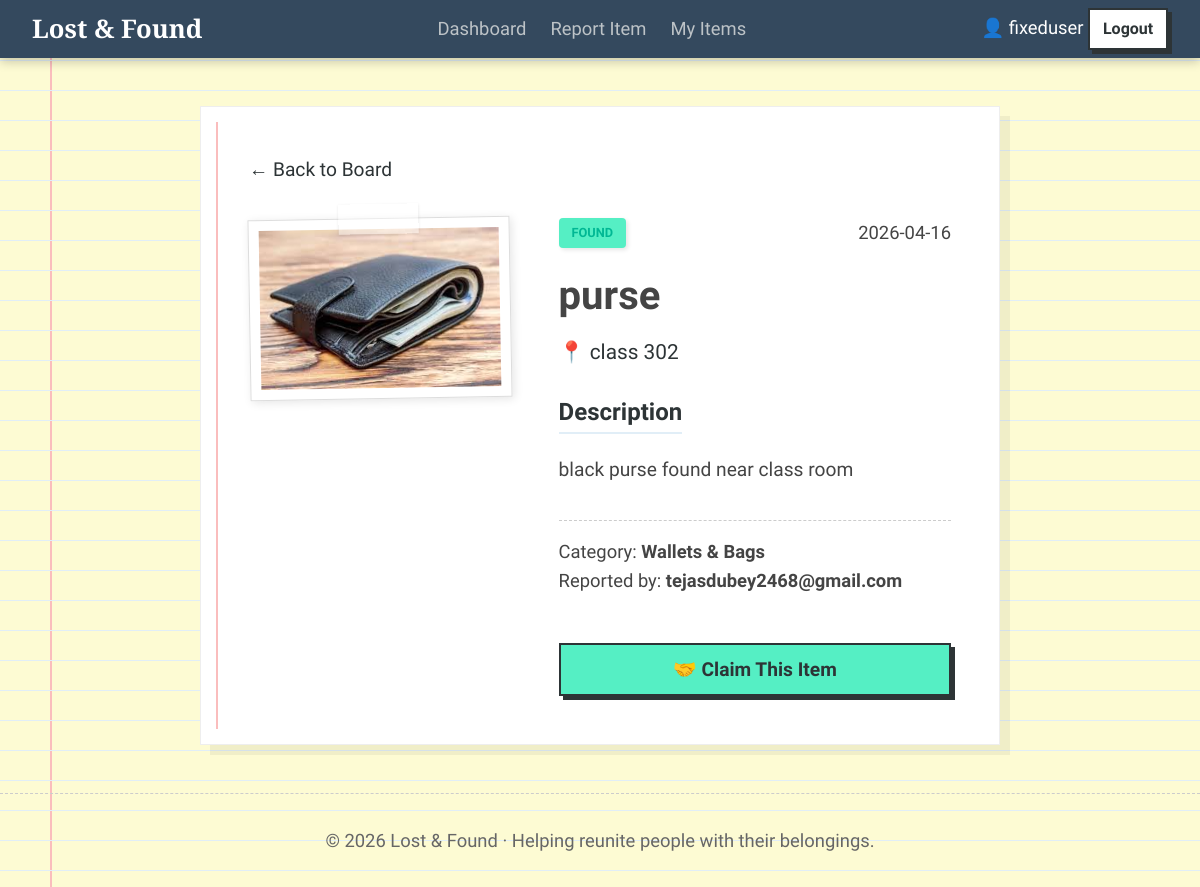
The app's page /item/8 (signed in), older data.
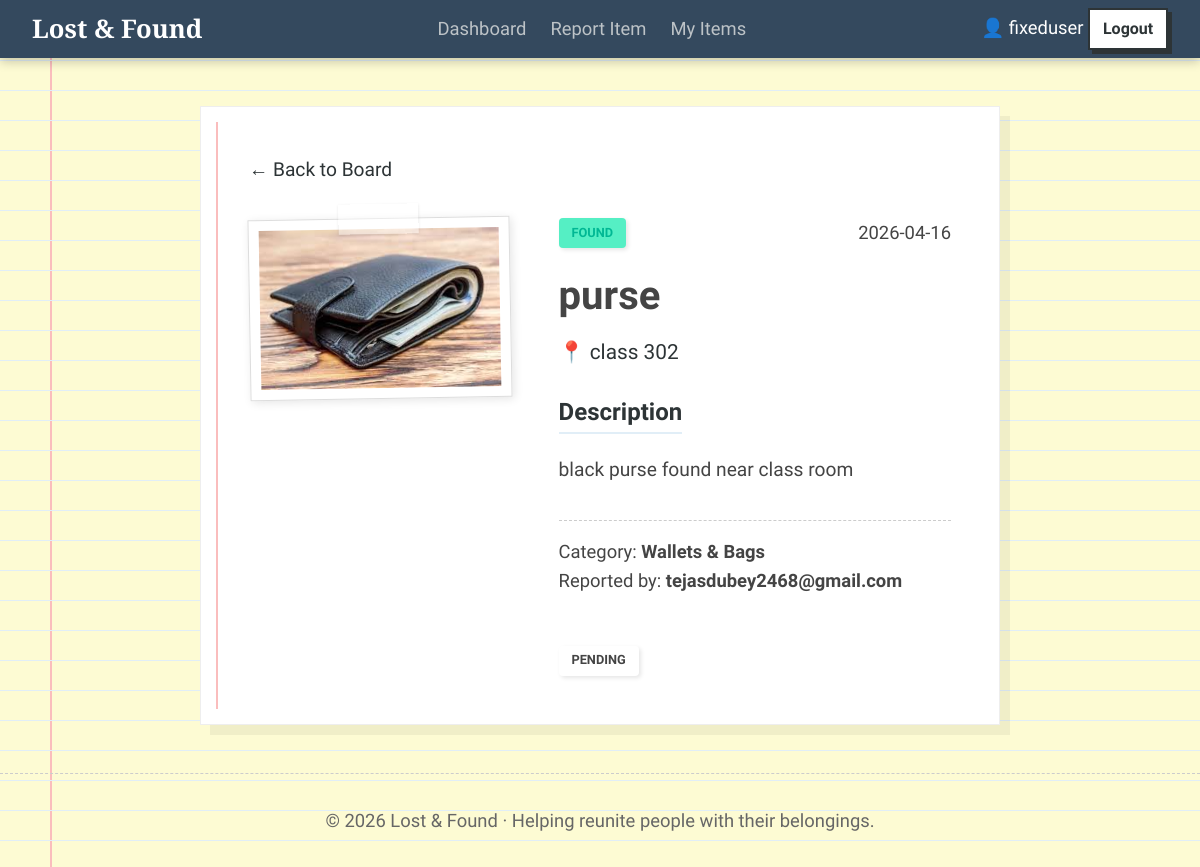
The same page, newer data.
### tables this page shows
CREATE TABLE items (
            id           INTEGER PRIMARY KEY AUTOINCREMENT,
            user_id      INTEGER NOT NULL,
            status       TEXT    NOT NULL CHECK(status IN ('Lost','Found')),
            title        TEXT    NOT NULL,
            description  TEXT    NOT NULL,
            category     TEXT    NOT NULL,
            location     TEXT    NOT NULL,
            image_path   TEXT,
            claim_status TEXT    NOT NULL DEFAULT 'Available'
                          CHECK(claim_status IN ('Available','Pending','Claimed')),
            claimant_id  INTEGER,
            created_at   DATETIME DEFAULT (datetime('now','localtime')), claim_details TEXT,
            FOREIGN KEY (user_id)    REFERENCES users(id) ON DELETE CASCADE,
            FOREIGN KEY (claimant_id) REFERENCES users(id)
        );

### app.py (the view)
@app.route('/item/<int:item_id>')
@login_required
def item_detail(item_id):
    db   = get_db()
    item = db.execute(
        """SELECT i.*, u.username FROM items i
           JOIN users u ON i.user_id = u.id
           WHERE i.id=?""", (item_id,)
    ).fetchone()
    db.close()
    if not item:
        abort(404)
    return render_template('item_detail.html', item=item)

### app.py (called while the page is built)
def login_required(f):
    @wraps(f)
    def decorated(*args, **kwargs):
        if 'user_id' not in session:
            flash('Please log in to continue.', 'info')
            return redirect(url_for('login'))
        return f(*args, **kwargs)
    return decorated

### database.py (called while the page is built)
def get_db():
    conn = sqlite3.connect(DB_PATH)
    conn.row_factory = sqlite3.Row
    conn.execute("PRAGMA foreign_keys = ON")
    return conn

### templates/item_detail.html (shortened to what the changed rows need)
{% extends "base.html" %}
{% block content %}
<div class="notepad-page-container">
  <div class="notepad-sheet">
    <div class="detail-layout">
      <div class="detail-img-side">
        {% if item.image_path %}
        <div class="detail-img-wrap" style="transform: rotate(-1deg); padding: 10px; background: #fff; box-shadow: 2px 2px 10px rgba(0,0,0,0.1); border: 1px solid #ddd;">
          <img src="{{ url_for('uploaded_file', filename=item.image_path) }}"
               alt="{{ item.title }}" style="width:100%; display:block;"/>
          <div class="tape-sticker" style="position:absolute; top:-15px; left:50%; transform:translateX(-50%); width:80px; height:30px; background:rgba(255,255,255,0.4); box-shadow:0 1px 3px rgba(0,0,0,0.1);"></div>
        </div>
        {% else %}
        <div class="detail-img-placeholder" style="height: 250px; background: #f9f9f9; border: 2px dashed #ddd; display: flex; align-items: center; justify-content: center; font-size: 3rem;">
          📷
        </div>
        {% endif %}
      </div>
      <div class="detail-text-side">
        <div style="display: flex; justify-content: space-between; align-items: center; margin-bottom: 1rem;">
          <span class="badge badge-{{ item.status|lower }}" style="position:static; transform:none;">{{ item.status }}</span>
          <span class="card-date">{{ item.created_at[:10] }}</span>
        </div>
        <h1 class="page-title" style="position:static; transform:none; left:0; text-align:left; font-size: 2.5rem; margin-bottom: 0.5rem;">
          {{ item.title }}
        </h1>
        <p class="hand-label" style="font-size: 1.3rem; margin-bottom: 1.5rem;">📍 {{ item.location }}</p>
        <div style="margin-bottom: 2rem;">
          <h3 class="hand-label" style="font-size: 1.5rem; border-bottom: 2px solid var(--line-blue); display: inline-block;">Description</h3>
          <p style="margin-top: 1rem; font-size: 1.2rem; line-height: 1.8; white-space: pre-wrap;">{{ item.description }}</p>
        </div>
        <div class="detail-meta-footer" style="padding-top: 1rem; border-top: 1px dashed #ccc; margin-top: 2rem;">
          <p>Category: <strong>{{ item.category }}</strong></p>
          <p>Reported by: <strong>{{ item.username }}</strong></p>
        </div>
        <div class="detail-actions" style="margin-top: 3rem;">
          {% if item.user_id == session.user_id %}
            <div style="display:flex; flex-direction:column; gap: 1rem;">
              {% if item.claim_status == 'Pending' %}
              <div class="claim-notice" style="background:#fff3cd; padding:1.5rem; border:1px solid #ffeeba; border-radius:4px; margin-bottom: 2rem;">
                <p style="margin-bottom: 1rem;">🔔 <strong>Action Required:</strong> Someone has requested to claim this item.</p>
                <div style="background: rgba(255,255,255,0.6); padding: 1rem; border-radius: 4px; margin-bottom: 1rem;">
                  <h4 class="hand-label" style="font-size: 1.1rem; border-bottom: 1px solid #f0ad4e;">Claimant's Message:</h4>
                  <p style="margin-top: 0.5rem; font-style: italic; white-space: pre-wrap;">"{{ item.claim_details or 'No details provided.' }}"</p>
                </div>
                <div style="display:flex; gap:1rem; margin-top: 0.5rem;">
                  <button class="btn btn-success btn-sm" onclick="resolveClaimBtn({{ item.id }}, 'approve', this)">Approve &amp; Return</button>
                  <button class="btn btn-danger btn-sm" onclick="resolveClaimBtn({{ item.id }}, 'reject', this)">Reject Claim</button>
                </div>
              </div>
              {% elif item.claim_status == 'Claimed' %}
              <p style="color:var(--success); font-weight:bold;">🎉 This item has been returned safely!</p>
              {% endif %}
              <button class="btn btn-danger btn-sm" onclick="confirmDelete(event, {{ item.id }})" style="align-self:flex-start;">🗑 Delete Report</button>
            </div>
          {% elif item.claim_status == 'Available' and item.status == 'Found' %}
            <button class="btn btn-success btn-lg" onclick="claimItem({{ item.id }}, this)" style="width:100%;">🤝 Claim This Item</button>
          {% else %}
            <div class="badge badge-{{ item.claim_status|lower }}" style="position:static; transform:none; display:inline-block;">{{ item.claim_status }}</div>
          {% endif %}
        </div>
      </div>
    </div>
  </div>
</div>
{% endblock %}

Row changes from the older to the newer data that the page shows:
changed items "purse": claim_status (not shown) → "PENDING"
Text that changed along with them:
text no longer shown: "🤝 Claim This Item"
